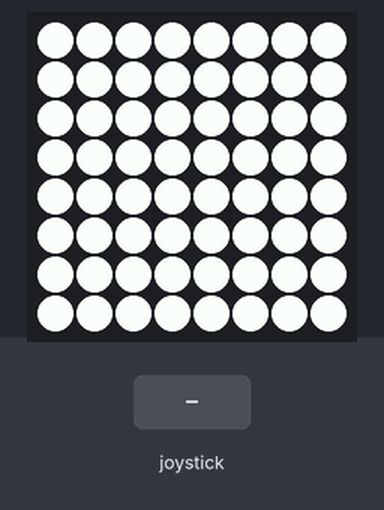
Recording of a program running on a simulated Raspberry Pi (BCM pin numbers) with a Sense HAT. Shown: the Sense HAT's 8×8 RGB LED matrix. The inputs (shaded band) are chosen by the test bench. At 1.3 s the program stops and its outputs stay as they are.

Above: at 1.2 s.
1.3 s: joystick pushed up
Timing chart, 0 to 2.8 s (numbered marks = the images above; inputs shaded):
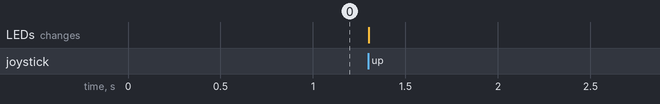

The program:

rpi_all_on.py
```python
#!/usr/bin/python

import copy

from sense_hat import SenseHat

# # # # # # # # # #

W = [255,255,255]
B = [0,0,0]
img = [
	W,W,W,W,W,W,W,W,
	W,W,W,W,W,W,W,W,
	W,W,W,W,W,W,W,W,
	W,W,W,W,W,W,W,W,
	W,W,W,W,W,W,W,W,
	W,W,W,W,W,W,W,W,
	W,W,W,W,W,W,W,W,
	W,W,W,W,W,W,W,W
]

sp = SenseHat()

done = False

sp.set_pixels( img )

def joystick_push( event ):
	global done
	done = True

sp.stick.direction_any = joystick_push

# # # # # # # # # # # # # # # # # # # #
## # # # # # # # # # # # # # # # # # #
# # # # # # # # # # # # # # # # # # # #

while not done:
	pass

sp.clear()
```
